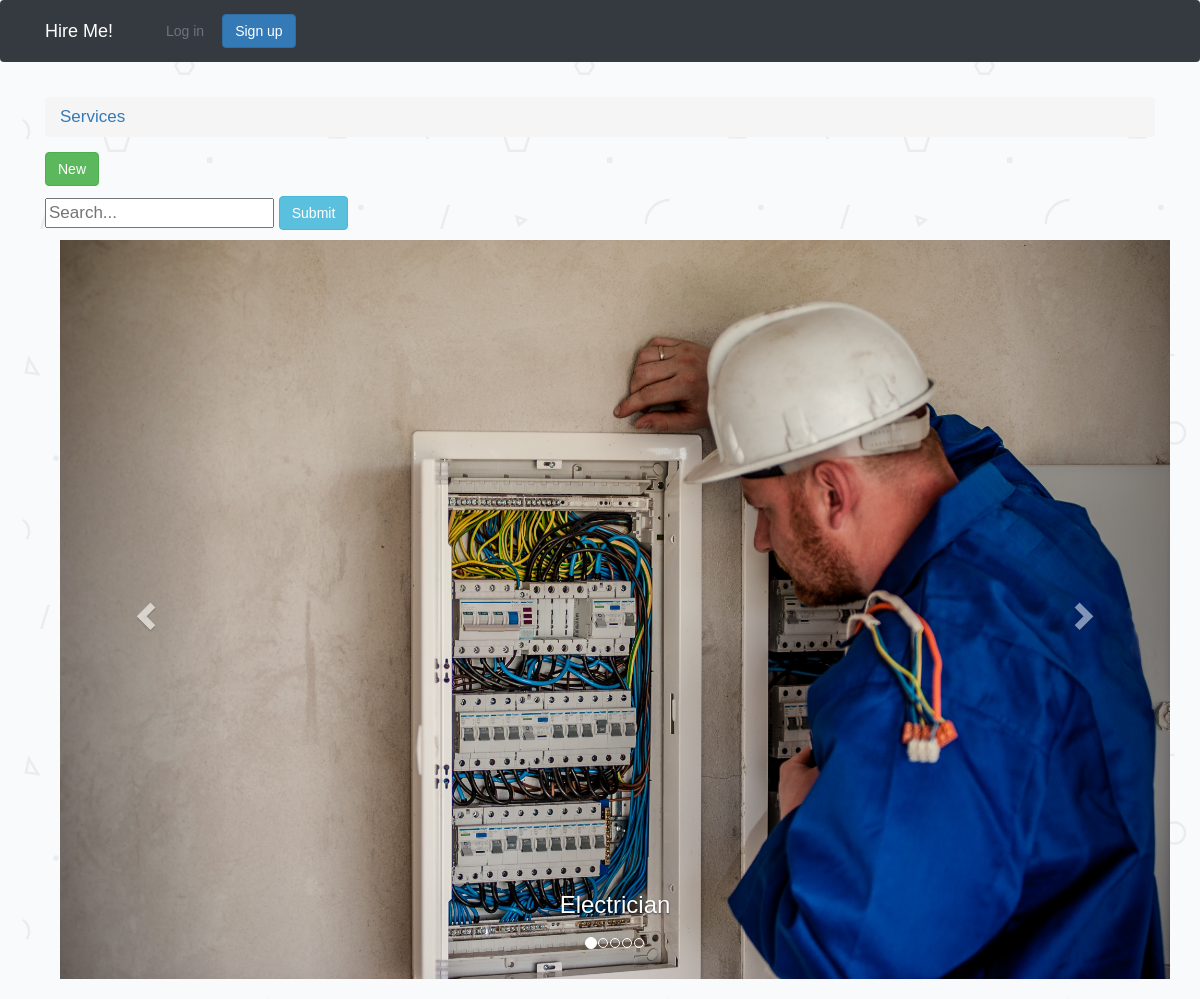
/services/, run on an earlier commit of the app's database.
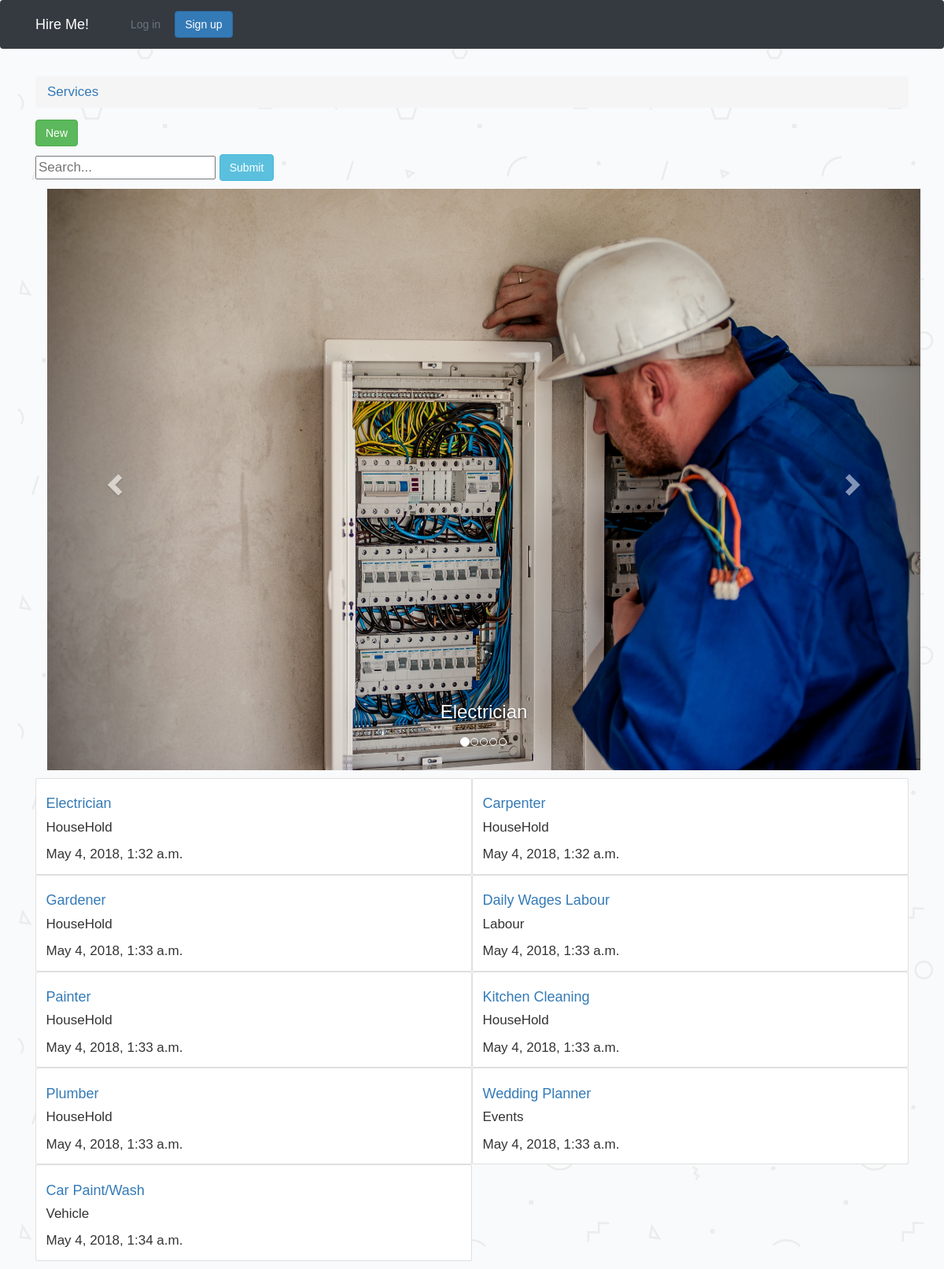
And on a later commit of the database.
### hire/models.py (models this page shows, shortened)
class Services(models.Model):
	name = models.CharField(max_length = 40, unique =True)
	category = models.CharField(max_length = 40)
	last_updated = models.DateTimeField(auto_now_add=True)

### hire/views.py (the view)
# urls.py: url(r'^services/$', hire_views.home, name='home'),
def home(request):
	ser = Services.objects.all()
	query = request.GET.get('search_box')
	if query:
		ser = Services.objects.filter(Q(name__icontains=query)| Q(category__icontains=query) |Q(last_updated__icontains=query))
	return render(request,'service.html',{'services':ser})

### templates/service.html (shortened to what this page needs)
{% extends 'base.html' %}
{% block link %}
  <link rel="stylesheet" href="https://maxcdn.bootstrapcdn.com/bootstrap/3.3.7/css/bootstrap.min.css">
{% endblock %}
     {% block breadcrumb %}
        <li class="breadcrumb-item"><a href="{% url 'home' %}">Services</a></li>
       {% endblock %}
	 {% block content %}
  <a href = "{% url 'new_service' %}">  <button type="submit" class="btn btn-success">New</button></a>
    <form type="GET" action="." style="margin: 0">
    <input  id="search_box" type="text" name="search_box"  placeholder="Search..." >
   <button id="search_submit" type="submit" class="btn btn-info" >Submit</button>
</form>
<div class="container">
  <div id="myCarousel" class="carousel slide" data-ride="carousel">
    <ol class="carousel-indicators">
      <li data-target="#myCarousel" data-slide-to="0" class="active"></li>
      <li data-target="#myCarousel" data-slide-to="1"></li>
      <li data-target="#myCarousel" data-slide-to="2"></li>
      <li data-target="#myCarousel" data-slide-to="3"></li>
      <li data-target="#myCarousel" data-slide-to="4"></li>
    </ol>
    <div class="carousel-inner">
      <div class="item active">
        <img src="/static/img/elect.jpg" alt="Los Angeles" style="width:100%;">
        <div class="carousel-caption">
          <h3>Electrician</h3>
        </div>
      </div>
    </div>
    <a class="left carousel-control" href="#myCarousel" data-slide="prev">
      <span class="glyphicon glyphicon-chevron-left"></span>
    </a>
    <a class="right carousel-control" href="#myCarousel" data-slide="next">
      <span class="glyphicon glyphicon-chevron-right"></span>
    </a>
  </div>
</div>
 <table style="width:100%">
 {% for service in services %}
     {% cycle 'row' '' as row silent %}
        {% if row %}<tr>{% endif %}
            <div class="card-columns">
            <td>
            <div class="card">
            <div class="card-body">
            <h4 class="card-title"><a href="{% url 'serve_list' service.pk %}">  {{ service.name }}</a></h4>
             <p class="card-text">{{service.category}}</p>
            <p class="card-text">{{ service.last_updated}}</p>
            </td>
            </div>
            </div>
        {% if not row %}</tr>{% endif %}
{% endfor %}
</table>
{% endblock %}

### templates/base.html (shortened to what this page needs)
{% load static %}
<!DOCTYPE html>
<html>
  <head>
    <link rel="stylesheet" href="{% static 'css/bootstrap.min.css' %}">
    <link rel="stylesheet" href="{% static 'css/accounts.css' %}">
    {% block link %} {% endblock%}
  </head>
  <body>
    {% block body %}
      <nav class="navbar navbar-expand-sm bg-dark navbar-dark ">
        <div class="container">
          <a class="navbar-brand" href="{% url 'home' %}">Hire Me!</a>
          <div class="collapse navbar-collapse" id="mainMenu">
            {% if user.is_authenticated %}
              <ul class="navbar-nav ml-auto">
                <li class="nav-item dropdown">
                  <a class="nav-link dropdown-toggle" href="#" id="userMenu" data-toggle="dropdown" aria-haspopup="true" aria-expanded="false">
                    {{ user.username }}
                  </a>
                  <div class="dropdown-menu dropdown-menu-right" aria-labelledby="userMenu">
                    <a class="dropdown-item" href="#">My account</a>
                    <div class="dropdown-divider"></div>
                    <a class="dropdown-item" href="{% url 'logout' %}">Log out</a>
                  </div>
                </li>
              </ul>
            {% else %}
              <form class="form-inline ml-auto">
                <a href="{% url 'login' %}" class="btn btn-outline-secondary">Log in</a>
                <a href="{% url 'signup' %}" class="btn btn-primary ml-2">Sign up</a>
              </form>
            {% endif %}
          </div>
        </div>
      </nav>
      <div class="container">
        <ol class="breadcrumb my-4">
          {% block breadcrumb %}
          {% endblock %}
        </ol>
        {% block content %}
        {% endblock %}
      </div>
    {% endblock body %}
  </body>
</html>

### static/css/accounts.css (style rules this page uses)
body { padding-top:1600px background-image: url(../img/1.png); }

### templates/service.html (style rules this page uses)
* { box-sizing: border-box; }
body { background-image: url(/static/img/1.png); margin: 0; font-family: Arial; font-size: 17px; }

### templates/base.html (style rules this page uses)
body { background-image: url(/static/img/1.png); margin: 0; font-family: Arial; font-size: 17px; }

What changed in the data, as far as the page shows it:
added Services: name "Electrician", category "HouseHold", last_updated "May 4, 2018, 1:32 a.m."
added Services: name "Carpenter", category "HouseHold", last_updated "May 4, 2018, 1:32 a.m."
added Services: name "Gardener", category "HouseHold", last_updated "May 4, 2018, 1:33 a.m."
added Services: name "Daily Wages Labour", category "Labour", last_updated "May 4, 2018, 1:33 a.m."
added Services: name "Painter", category "HouseHold", last_updated "May 4, 2018, 1:33 a.m."
added Services: name "Kitchen Cleaning", category "HouseHold", last_updated "May 4, 2018, 1:33 a.m."
added Services: name "Plumber", category "HouseHold", last_updated "May 4, 2018, 1:33 a.m."
added Services: name "Wedding Planner", category "Events", last_updated "May 4, 2018, 1:33 a.m."
added Services: name "Car Paint/Wash", category "Vehicle", last_updated "May 4, 2018, 1:34 a.m."
